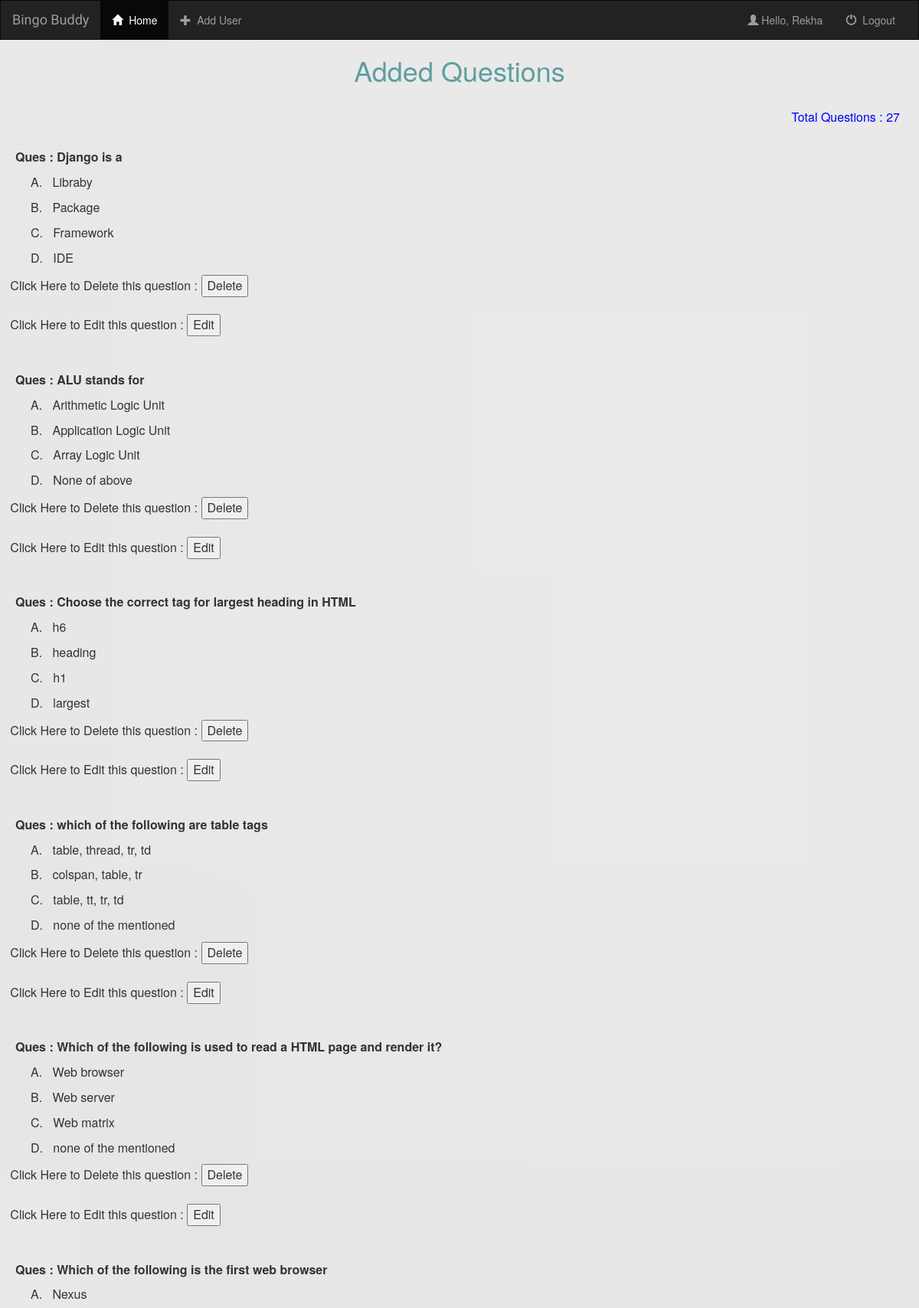
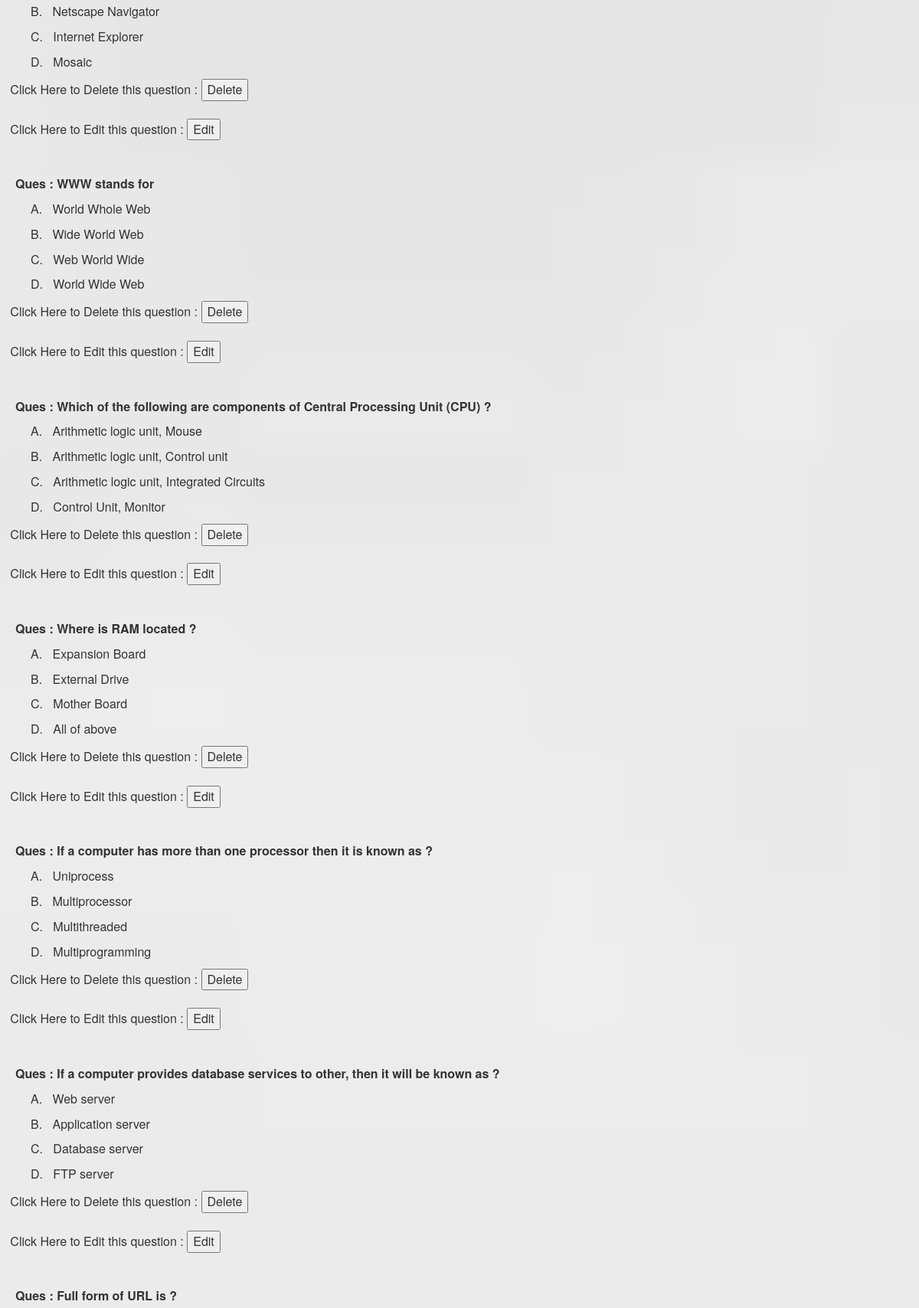
The page /testapp/viewQuestion/ (signed in, upper part) on the database its author committed (2 pictures, top to bottom).
### testapp/models.py (models this page shows, shortened)
class Question(models.Model):
    question = models.CharField(max_length=200)
    A = models.CharField(max_length=200)
    B = models.CharField(max_length=200)
    C = models.CharField(max_length=200)
    D = models.CharField(max_length=200)
    answer = models.CharField(max_length=10)

### testapp/views.py (the view)
# urls.py: path('viewQuestion/',viewQuestion,name='viewQuestion'),
def viewQuestion(request):
    if request.user.is_staff:
        questions = Question.objects.all()
        count = questions.count()
        data={'questions' : questions,'total':count}
        return render(request,'testapp/view-question.html',data)
    else:
        return redirect('home:home')

### templates/testapp/view-question.html (shortened to what this page needs)
{% extends 'home/base.html' %}
{% block body %}
    <h1 align="center" style="color: cadetblue">Added Questions </h1>
    <br>
    <p id="noofques">Total Questions : {{ total }}</p>
    <br>
    {% for ques in questions %}
        <div id="q">
        <p id="question"><b>Ques : {{ ques.question }}</b></p>
        <p id="option">A. &nbsp; {{ ques.A }}</p>
        <p id="option">B. &nbsp; {{ ques.B }}</p>
        <p id="option">C. &nbsp; {{ ques.C }}</p>
        <p id="option">D. &nbsp; {{ ques.D }}</p>
        <form method="post" action ="{% url 'test:deleteQuestion' pk=ques.id%}">    &nbsp;&nbsp;
            Click Here to Delete this question : <input type="submit" value="Delete">
        </form>
        <br/>
        <form method="post" action ="{% url 'test:updateQuestion' pk=ques.id%}">    &nbsp;&nbsp;
            Click Here to Edit this question : <input type="submit" value="Edit">
        </form>
        <br><br>
        </div>
    {% endfor %}
 {% endblock %}

### templates/home/base.html (shortened to what this page needs)
<!doctype html>
{% load static %}
<html lang="en">
  <head>
    <link rel="stylesheet" href="https://maxcdn.bootstrapcdn.com/bootstrap/3.3.6/css/bootstrap.min.css">
    <link rel="stylesheet" type="text/css" href="{% static 'css/style.css' %}">
    <link rel="stylesheet" href="https://cdnjs.cloudflare.com/ajax/libs/font-awesome/4.7.0/css/font-awesome.min.css">
  </head>
  <body>
    <nav class="navbar navbar-inverse">
        <div class="container-fluid">
            <div class="navbar-header">
                <a class="navbar-brand" href="{% url 'home:home' %}">Bingo Buddy</a>
            </div>
            <div class="collapse navbar-collapse" id="topNavBar">
                <ul class="nav navbar-nav">
                    <li class="active">
                        <a href="{% url 'home:home' %}">
                            <span class="glyphicon glyphicon-home" aria-hidden="true"></span>&nbsp; Home
                        </a>
                    </li>
                    <li class="">
                        <a href="#">
                            <span class="glyphicon glyphicon-plus" aria-hidden="true"></span>&nbsp; Add User
                        </a>
                    </li>
                </ul>
                <ul class="nav navbar-nav navbar-right">
                    <li class="">
                        <a href="#">
                            <span class="glyphicon glyphicon-user" aria-hidden="true"></span>
                            <span>Hello, {{ request.user }}</span>
                        </a>
                    </li>
                    <li class="">
                        <a href="{% url 'home:logout' %}">
                            <span class="glyphicon glyphicon-off" aria-hidden="true"></span>&nbsp; Logout
                        </a>
                    </li>
                </ul>
            </div>
        </div>
    </nav>
    {% block body %}
    {% endblock %}
  </body>
</html>

### static/css/style.css (style rules this page uses)
body, html { height: 100%; width: 100%; margin: 0; }
body { background-image: url("images/background.jfif"); background-position: center; background-size: cover; background-repeat: repeat-y; }
.navbar { border-radius: 0; }
.navbar-brand { font-family: 'Satisfy',cursive; }

### templates/testapp/view-question.html (style rules this page uses)
#q { font-size: medium; }
#option { margin-left: 40px; }
#question { margin-left: 20px; }
#noofques { text-align: right; margin-right: 25px; color: blue; font-size: medium; }

### rows shown on the page
Question: question "Django is a", A "Libraby", B "Package", C "Framework", D "IDE"
Question: question "ALU stands for", A "Arithmetic Logic Unit", B "Application Logic Unit", C "Array Logic Unit", D "None of above"
Question: question "Choose the correct tag for largest heading in HTML", A "h6", B "heading", C "h1", D "largest"
Question: question "which of the following are table tags", A "table, thread, tr, td", B "colspan, table, tr", C "table, tt, tr, td", D "none of the mentioned"
Question: question "Which of the following is used to read a HTML page and render it?", A "Web browser", B "Web server", C "Web matrix", D "none of the mentioned"
Question: question "Which of the following is the first web browser", A "Nexus", B "Netscape Navigator", C "Internet Explorer", D "Mosaic"
Question: question "WWW stands for", A "World Whole Web", B "Wide World Web", C "Web World Wide", D "World Wide Web"
Question: question "Which of the following are components of Central Processing Unit (CPU) ?", A "Arithmetic logic unit, Mouse", B "Arithmetic logic unit, Control unit", C "Arithmetic logic unit, Integrated Circuits", D "Control Unit, Monitor"
Question: question "Where is RAM located ?", A "Expansion Board", B "External Drive", C "Mother Board", D "All of above"
Question: question "If a computer has more than one processor then it is known as ?", A "Uniprocess", B "Multiprocessor", C "Multithreaded", D "Multiprogramming"
Question: question "If a computer provides database services to other, then it will be known as ?", A "Web server", B "Application server", C "Database server", D "FTP server"
Question: question "Full form of URL is ?"

### other values the page prints
{{ request.user }} "Rekha"
{{ total }} "27"
